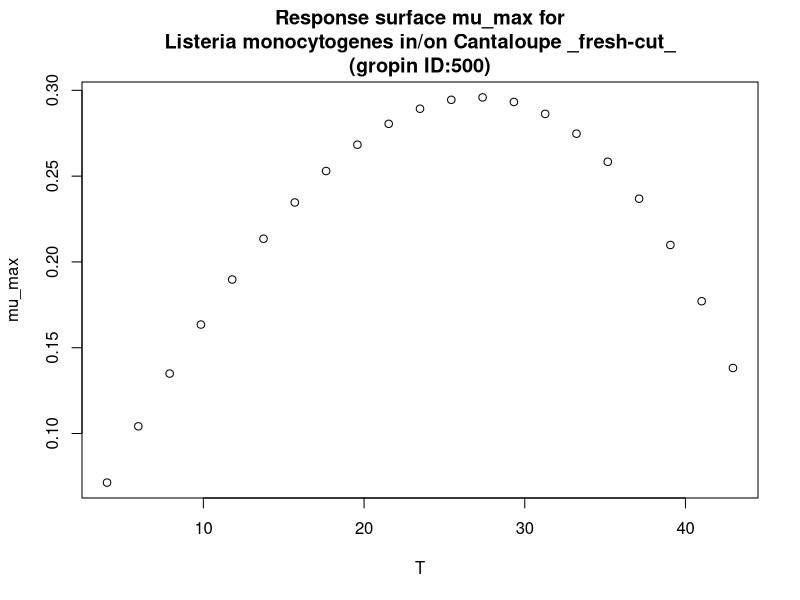

Source code (R):
#############################
# start of Parameter script
#############################
T <- seq(4.004,42.957042957043,length.out=21)
#############################
# end of Parameter script
#############################
############################# 
# start of Model script Gropin ID 500 
#############################
 
# constant coefficients for this model
 
variables <- data.frame(T)
argumentsPar <- expand.grid(variables)
 
# heart of the model
response_surface <- function(T) {
   mumax <-(2.91*10^-2)*(T-(10^-1))*(1-exp((2.24*10^-2)*(T-48.2)))

return(mumax=mumax)
} 

# output parameters
mumax <- cbind(argumentsPar,response_surface(argumentsPar['T']))
colnames(mumax) <- c(colnames(argumentsPar),'mumax')
#############################
# End of Model script
#############################
############################# 
# start of Visualisation script Gropin ID 500 
#############################
plot(T,mumax$mumax,
                          xlab='T',
                          ylab='mu_max',main='Response surface mu_max for
Listeria monocytogenes in/on Cantaloupe _fresh-cut_
(gropin ID:500)')
#############################
# End of Visualisation script
#############################
